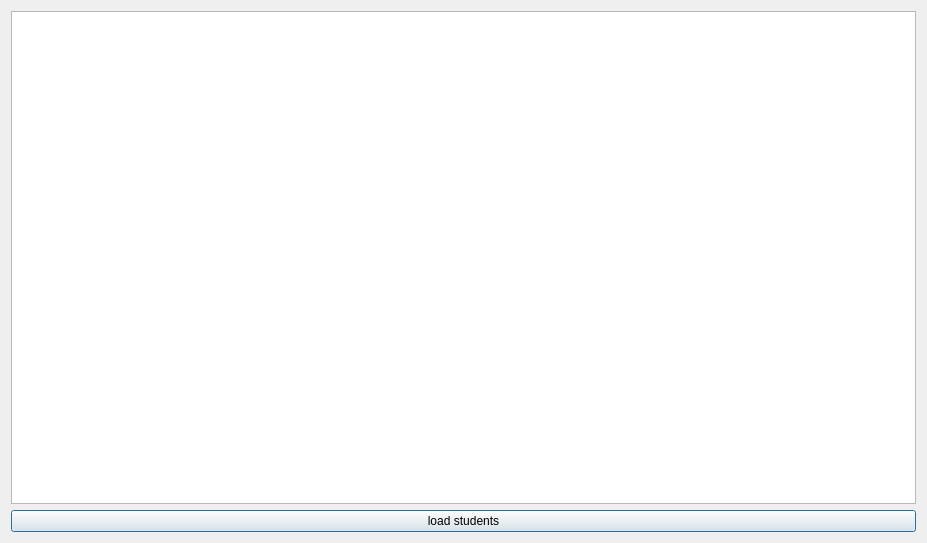
<?xml version="1.0" encoding="UTF-8"?>
<ui version="4.0">
 <class>view_student</class>
 <widget class="QDialog" name="view_student">
  <property name="geometry">
   <rect>
    <x>0</x>
    <y>0</y>
    <width>927</width>
    <height>543</height>
   </rect>
  </property>
  <property name="windowTitle">
   <string>Student List</string>
  </property>
  <property name="windowIcon">
   <iconset resource="resource.qrc">
    <normaloff>:/data/icon.png</normaloff>:/data/icon.png</iconset>
  </property>
  <layout class="QGridLayout" name="gridLayout">
   <item row="0" column="0">
    <layout class="QVBoxLayout" name="verticalLayout">
     <item>
      <widget class="QTableView" name="vs_table">
       <attribute name="horizontalHeaderStretchLastSection">
        <bool>true</bool>
       </attribute>
      </widget>
     </item>
     <item>
      <widget class="QPushButton" name="vs_load">
       <property name="sizePolicy">
        <sizepolicy hsizetype="Minimum" vsizetype="Maximum">
         <horstretch>0</horstretch>
         <verstretch>0</verstretch>
        </sizepolicy>
       </property>
       <property name="minimumSize">
        <size>
         <width>50</width>
         <height>0</height>
        </size>
       </property>
       <property name="text">
        <string>load students</string>
       </property>
      </widget>
     </item>
    </layout>
   </item>
  </layout>
 </widget>
 <resources>
  <include location="resource.qrc"/>
 </resources>
 <connections/>
</ui>
